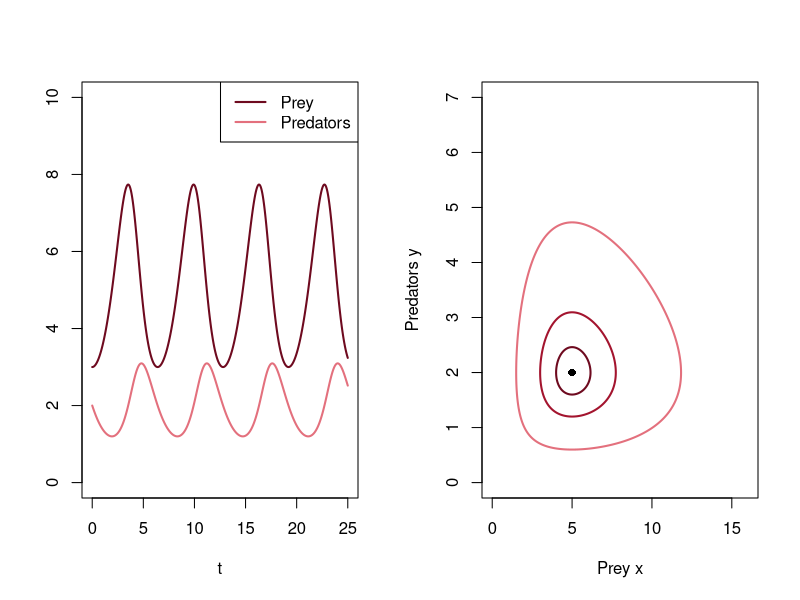

Source code (R):
# Fig. 4.4: Classical Lotka-Volterra model (book, Section 4.1, Eq. 4.3)
# dx/dt = r x - c x y,  dy/dt = d x y - e y  with r = 1, c = 0.5, d = 0.2, e = 1
# left periodic time courses for x(0) = 3, y(0) = 2, right closed orbits for different initial values
# (c) 2026 Philipp Kügler · Program for the book "Dynamical Systems in the Life Sciences" · MIT License (see LICENSE)
library(deSolve)                         # package deSolve: install.packages("deSolve")
r <- 1; c <- 0.5; d <- 0.2; e <- 1
f <- function(t, z) c(r * z[1] - c * z[1] * z[2], d * z[1] * z[2] - e * z[2])
H <- function(x, y) d * x - e * log(x) + c * y - r * log(y)   # remains constant along every solution
loese <- function(f, z0, t) ode(z0, t, function(t, z, p) list(f(t, z)), NULL, method = "lsoda", rtol = 1e-10, atol = 1e-12)

par(mfrow = c(1, 2))
x <- loese(f, c(3, 2), seq(0, 25, length.out = 2501))
plot(x[, 1], x[, 2], type = "l", col = rgb(0.43, 0.04, 0.12), lwd = 2, ylim = c(0, 10), xlab = "t", ylab = "")
lines(x[, 1], x[, 3], col = rgb(0.89, 0.44, 0.49), lwd = 2)
legend("topright", legend = c("Prey", "Predators"), col = c(rgb(0.43, 0.04, 0.12), rgb(0.89, 0.44, 0.49)), lwd = 2)
rot <- c(rgb(0.43, 0.04, 0.12), rgb(0.64, 0.08, 0.18), rgb(0.89, 0.44, 0.49))
plot(NULL, xlim = c(0, 16), ylim = c(0, 7), xlab = "Prey x", ylab = "Predators y")
x0s <- c(4, 3, 1.5)
for (i in 1:3) {
  x <- loese(f, c(x0s[i], 2), seq(0, 12, length.out = 1201))
  lines(x[, 2], x[, 3], col = rot[i], lwd = 2)
  n <- nrow(x)
  cat(sprintf("x(0) = %g: H at the start %.6f, at the end %.6f\n", x0s[i], H(x0s[i], 2), H(x[n, 2], x[n, 3])))
}
points(e / d, r / c, pch = 16)
